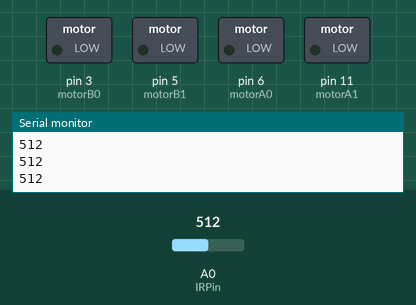
Simulated run of this sketch. Board: Arduino Uno, built with avr-gcc and run on an emulated ATmega328P. On the bench: switched loads named in the sketch (green lamp = pin HIGH), the last lines printed to the serial monitor. Inputs (shaded band) come from the test bench; at power-on: A0 (IRPin) = 512.

Above: at 2.2 s.
2.3 s: A0 (IRPin) set to 315
3.8 s: A0 (IRPin) set to 285
At 5.1 s:
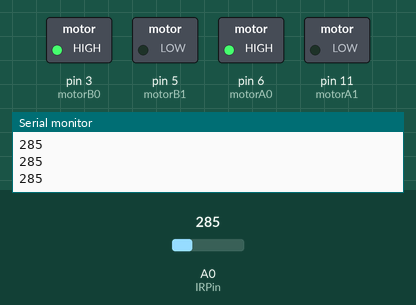
5.4 s: A0 (IRPin) set to 306
At 5.9 s:
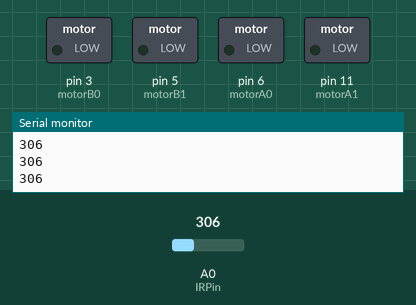
6.9 s: A0 (IRPin) set to 289
At 8.2 s:
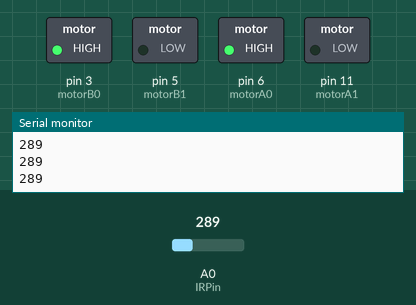
Timing chart, 0 to 9.4 s (numbered marks = the images above; inputs shaded):
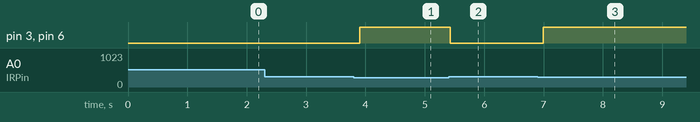

Measured:
- the behaviour switches between 300 and 299 on A0 (IRPin) (found by bisection; images 0 and 1)
- after the input at 3.8 s, pin 3 (motorB0), pin 6 (motorA0): LOW → HIGH after 0.11 s
- after the input at 5.4 s, pin 3 (motorB0), pin 6 (motorA0): HIGH → LOW at once
- after the input at 6.9 s, pin 3 (motorB0), pin 6 (motorA0): LOW → HIGH after 0.10 s

The sketch:

_00143_RUN_AND_STOP.ino
```cpp
// --------------------------------------------------------------------------- MOTORES DC

// motor pins
int motorA0 = 6;
int motorA1 = 11;

int motorB0 = 3;
int motorB1 = 5;

// calibration variables, use it to perform a straight path
int maxSpeedLeft = 235;
int maxSpeedRight = 255;

int min_speed = 100;

int motorLeftSpeed, motorRightSpeed;

// --------------------------------------------------------------------------- IR SENSOR
int IRPin = 0;
int IRValue;

int mappedValue;
// --------------------------------------------------------------------------- SETUP

void setup()
{
  Serial.begin(9600);

  //the motor control wires are outputs
  pinMode(motorA0, OUTPUT);
  pinMode(motorA1, OUTPUT);
  pinMode(motorB0, OUTPUT);
  pinMode(motorB1, OUTPUT);

  delay(1000);
}

void loop()
{
  // read IR
  ReadIR();

  // choose one of the below functions
  StopAndGo();
  //ProgressiveStopAndGo();
}
```

DiffTurn.ino
```cpp
void DiffTurn(int speedLeft, int speedRight) {

 if (speedLeft > 0)
 {
  analogWrite(motorB0, speedLeft);
  digitalWrite(motorB1, LOW);
 }

 if (speedLeft < 0)
 {
  digitalWrite(motorB0, LOW);
  analogWrite(motorB1, map(speedLeft, 0, -255, 0, 255));
 }

 if (speedLeft == 0)
 {
  digitalWrite(motorB0, LOW);
  digitalWrite(motorB1, LOW);
 }

 if (speedRight > 0 )
 {
  analogWrite(motorA0, speedRight);
  digitalWrite(motorA1, LOW);
 }

 if (speedRight < 0 )
 {
  digitalWrite(motorA0, LOW);
  analogWrite(motorA1, map(speedRight, 0, -255, 0, 255));
 }

 if (speedRight == 0)
 {
  digitalWrite(motorA0, LOW);
  digitalWrite(motorA1, LOW);
 }

}
```

ProgressiveStopAndGo.ino
```cpp
void ProgressiveStopAndGo()
{
  if (IRValue > 299)
  {
    DiffTurn(0, 0);
    delay(100);
  }
  else
  {
    mappedValue = map(IRValue, 300, 0, 0, 255);
    DiffTurn(mappedValue, mappedValue);
  }
}
```

ReadIR.ino
```cpp
// --------------------------------------------------------------------------- INFRA RED SENSOR
void ReadIR()
{
  IRValue = analogRead(IRPin);
  delay(20);

  Serial.println(IRValue);

}
```

StopAndGo.ino
```cpp
void StopAndGo()
{
  if (IRValue > 299)
  {
    DiffTurn(0, 0);
    delay(100);
  }
  else
  {
   DiffTurn(255, 255);
  }
}
```
